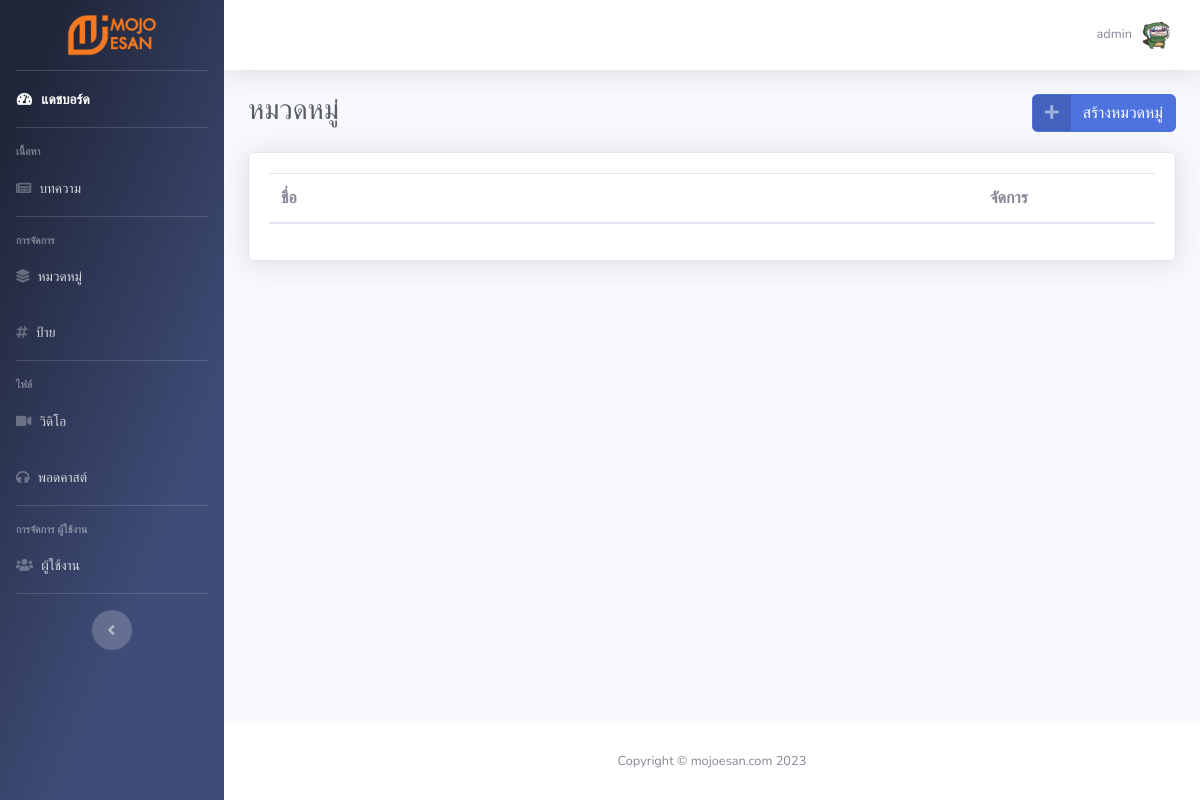
The app's page /backend/category.php (signed in), older data.
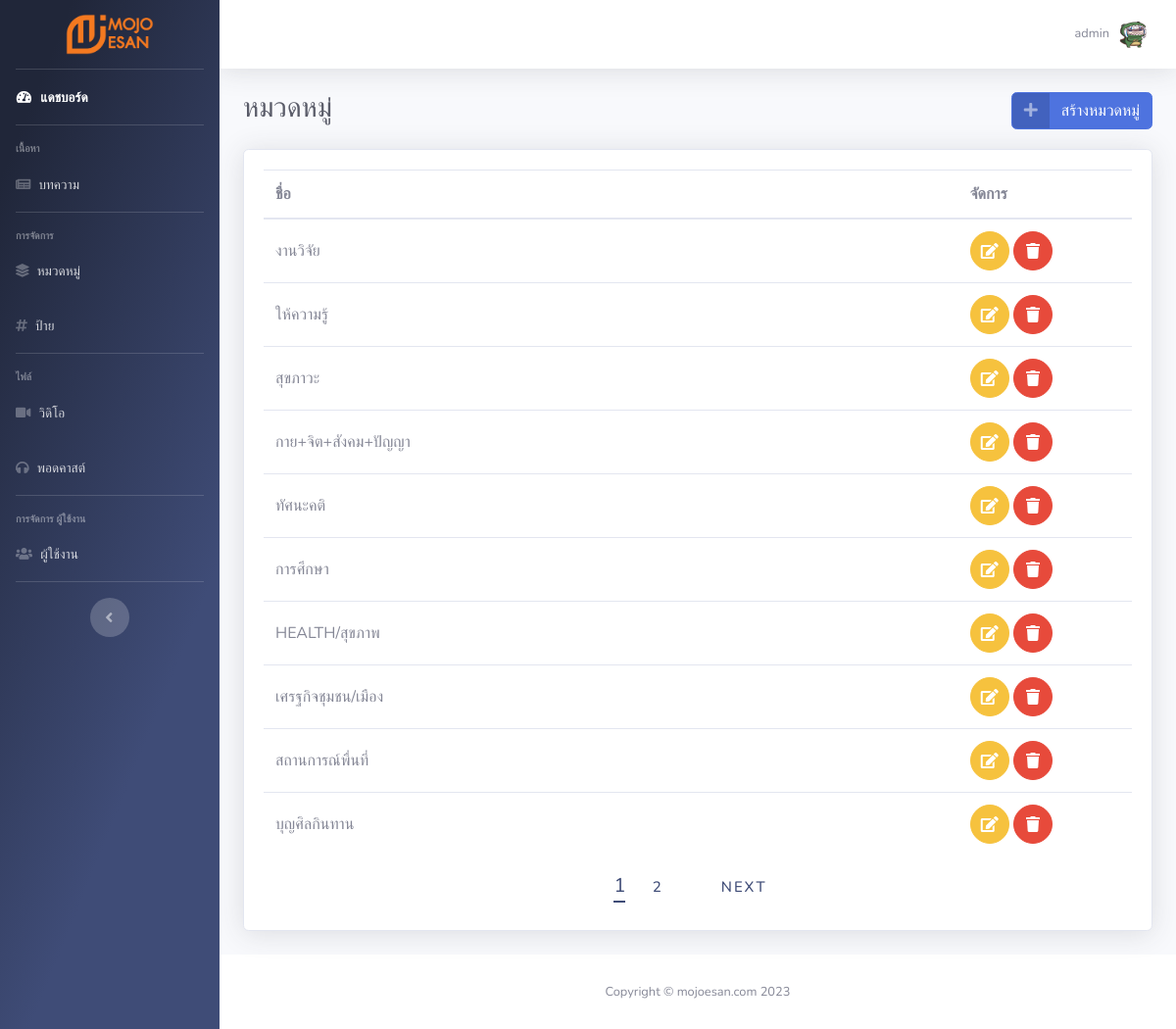
The same page, newer data.
### tables this page shows
CREATE TABLE `category` (
  `id` int(11) NOT NULL,
  `name` varchar(350) NOT NULL,
  `page_id` int(10) NOT NULL,
  `cate_url` varchar(350) NOT NULL
);

### backend/connect/connect.php (called while the page is built, shortened)
<?php
class connectDB
{
    private $hostName = "localhost:3306";
    private $userName = "root";
    private $password = "";
    private $dbName = "project_news";
    function __construct()
    {
        $this->conn = new mysqli($this->hostName, $this->userName, $this->password, $this->dbName);
    }
}

### backend/functions/category-function.php (called while the page is built, shortened)
<?php
class categoryFunction extends connectDB
{
    public function countCategory()
    {
        $sql = "SELECT COUNT(id) FROM category";
        return $this->conn->query($sql);
    }
    public function getCategoryPage($limit)
    {
        $sql = "SELECT * FROM category ORDER BY id DESC $limit";
        return $this->conn->query($sql);
    }
}

### backend/category.php (the view, shortened to what the changed rows need)
<?php
include "connect/connect.php";
include_once('functions/category-function.php');
$categoryFn = new categoryFunction();
$countArts = $categoryFn->countCategory();
$row = $countArts->fetch_assoc();
$rows = $row['COUNT(id)'];
$userRole = $_SESSION['role'];
$page_rows = 10;
$last = ceil($rows / $page_rows);
if ($last < 1) {
    $last = 1;
}
$pagenum = 1;
$limit = 'LIMIT ' . ($pagenum - 1) * $page_rows . ',' . $page_rows;
$categoryPage =  $categoryFn->getCategoryPage($limit);
$paginationCtrls = '';
if ($last != 1) {
    $paginationCtrls .= '<label class="active">' . $pagenum . '</label> &nbsp; ';
    for ($i = $pagenum + 1; $i <= $last; $i++) {
        $paginationCtrls .= '<a href="?pn=' . $i . '" class="">' . $i . '</a> &nbsp; ';
    }
    if ($pagenum != $last) {
        $next = $pagenum + 1;
        $paginationCtrls .= ' &nbsp; &nbsp; <a href="?pn=' . $next . '" class="">Next</a> ';
    }
}
?>
<!DOCTYPE html>
<html lang="en">
<head>
    <link href="vendor/fontawesome-free/css/all.min.css" rel="stylesheet" type="text/css">
    <link href="css/sb-admin-2.css" rel="stylesheet">
</head>
<body id="page-top">
    <div id="wrapper">
        <div id="content-wrapper" class="d-flex flex-column">
            <div id="content">
                <div class="container-fluid">
                    <div class="d-flex justify-content-between">
                        <h1 class="h3 mb-4 text-gray-800">หมวดหมู่</h1>
                    </div>
                    <div class="card shadow mb-4">
                        <div class="card-body">
                            <div class="table-responsive">
                                <table class="table" width="100%" cellspacing="0">
                                    <thead>
                                        <tr>
                                            <th style="width: 80%">ชื่อ</th>
                                            <th style="width: 20%">จัดการ</th>
                                        </tr>
                                    </thead>
                                    <tbody>
                                        <?php
                                        while ($category = $categoryPage->fetch_assoc()) {
                                        ?>
                                            <tr>
                                                <td style="vertical-align: middle;"><?php echo $category['name'] ?></td>
                                                <td>
                                                    <?php if ($userRole == '1') { ?>
                                                        <a href="#editModal" class="btn btn-warning btn-circle edit" data-id="<?php echo $category['id'] ?>" role="button" data-toggle="modal" data-name="<?php echo $category['name'] ?>">
                                                            <i class=" fas fa-edit"></i>
                                                        </a>
                                                        <a href="#delModal" class="btn btn-danger btn-circle trash" data-id="<?php echo $category['id'] ?>" role="button" data-toggle="modal" data-name="<?php echo $category['name'] ?>">
                                                            <i class="fas fa-trash"></i>
                                                        </a>
                                                    <?php } else { ?>
                                                        <i class="fas fa-circle text-success"></i>
                                                    <?php } ?>
                                                </td>
                                            </tr>
                                        <?php } ?>
                                    </tbody>
                                </table>
                            </div>
                            <div class="text-center">
                                <div class="pagination"><?php echo $paginationCtrls; ?></div>
                            </div>
                        </div>
                    </div>
                </div>
            </div>
        </div>
    </div>
</body>
</html>

Row changes from the older to the newer data that the page shows:
added category: name "งานวิจัย"
added category: name "ให้ความรู้"
added category: name "สุขภาวะ"
added category: name "กาย+จิต+สังคม+ปัญญา"
added category: name "ทัศนะคติ"
added category: name "การศึกษา"
added category: name "HEALTH/สุขภาพ"
added category: name "เศรฐกิจชุมชน/เมือง"
added category: name "สถานการณ์พื่นที่"
added category: name "บุญศิลกินทาน"
Text that changed along with them:
$pagenum: (not shown) → "1"
new list line: "2"
text now shown: "NEXT"
